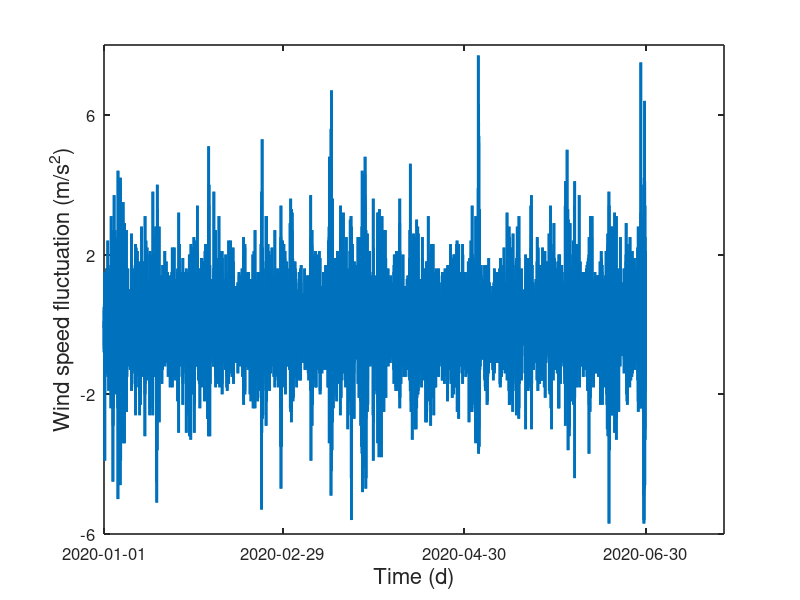

Write the MATLAB code that produced this figure.
tic
clc
clear
close all

%% Load the data of wind
randn('state',1)
load('WS01010630.mat');
XX=WS01010630;
indd=find(isnan(XX));XX(indd)=[];
XX=XX(2:end)-XX(1:end-1);
tt=1:size(XX,1);
figure('color',[1 1 1]);
plot(tt,XX,'linewidth',2)
set(gca,'ytick',-6:4:8,'linewidth',1.2)
set(gca,'XTick',[1,8640,17424,26208],'fontsize',12,'linewidth',1.2);
set(gca,'XTickLabel',{'2020-01-01', '2020-02-29','2020-04-30','2020-06-30'},'fontsize',12)
xlabel('Time (d)','fontsize',16)
ylabel('Wind speed fluctuation (m/s^{2})','fontsize',16)
print('Wind_fluctuation_path','-depsc') 